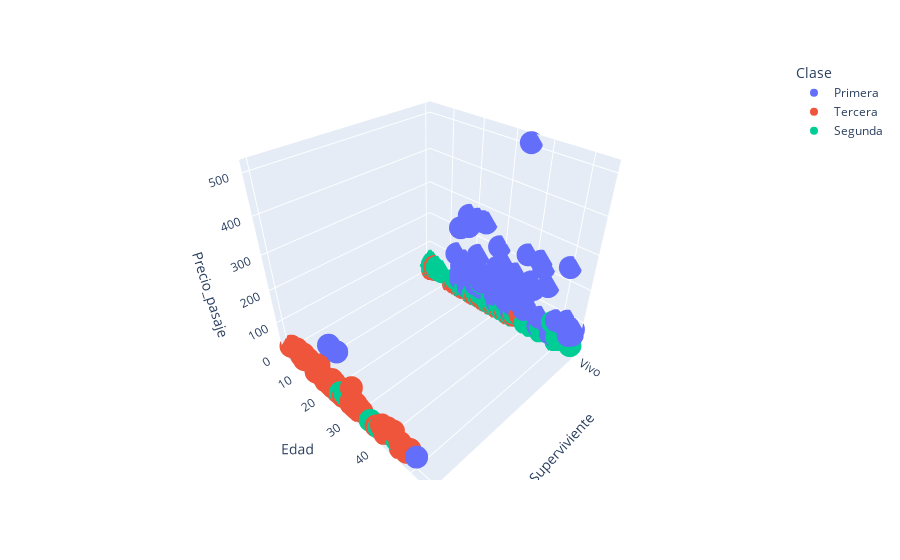

Notebook source saved alongside this figure:
### Markdown cell above
## 2.6 Vamos a comparar los supervivientes hombres y mujeres según los factores edad, clase, precio billete.

### Code cell
#vamos a ver la supervivencia de las mujeres según la edad, clase y precio del billete
fig = px.scatter_3d(female, x='Superviviente', y='Edad', z='Precio_pasaje',
              color='Clase')
fig.show()

### Figure 1 — Plotly figure (JSON) as saved in the notebook; plotly's stock layout.template omitted (floating-point values rounded to 4 significant figures; data arrays with more than 128 entries replaced by an {"elided": "..."} marker saying what was removed)
{"data": [{"hovertemplate": "Clase=Primera<br>Superviviente=%{x}<br>Edad=%{y}<br>Precio_pasaje=%{z}<extra></extra>", "legendgroup": "Primera", "marker": {"color": "#636efa", "symbol": "circle"}, "mode": "markers", "name": "Primera", "scene": "scene", "showlegend": true, "type": "scatter3d", "x": ["Vivo", "Vivo", "Vivo", "Vivo", "Vivo", "Vivo", "Vivo", "Vivo", "Vivo", "Vivo", "Muerto", "Vivo", "Vivo", "Vivo", "Vivo", "Vivo", "Vivo", "Vivo", "Vivo", "Vivo", "Vivo", "Vivo", "Vivo", "Vivo", "Muerto", "Vivo", "Vivo", "Vivo", "Vivo", "Vivo", "Vivo", "Vivo", "Vivo", "Vivo", "Vivo", "Vivo", "Vivo", "Vivo", "Vivo", "Vivo", "Vivo", "Vivo", "Vivo", "Vivo", "Vivo", "Vivo", "Vivo", "Vivo", "Vivo", "Vivo", "Muerto", "Vivo", "Vivo", "Vivo", "Vivo", "Vivo", "Vivo", "Vivo", "Vivo", "Vivo", "Vivo", "Vivo", "Vivo", "Vivo", "Vivo", "Vivo", "Vivo", "Vivo", "Vivo", "Vivo", "Vivo", "Vivo", "Vivo", "Vivo", "Vivo", "Vivo", "Vivo", "Vivo", "Vivo", "Vivo", "Vivo", "Vivo", "Vivo", "Vivo", "Vivo", "Vivo", "Vivo", "Vivo", "Vivo", "Vivo", "Vivo", "Vivo", "Vivo", "Vivo"], "y": [38, 35, 35, 29, 49, 38, 23, 19, 22, 29, 50, 44, 35, 31, 32, 35, 29, 30, 35, 35, 35, 35, 26, 19, 22, 50, 29, 17, 30, 24, 18, 31, 40, 36, 16, 29, 41, 24, 22, 35, 24, 29, 42, 35, 23, 33, 14, 29, 35, 54, 25, 16, 54, 30, 44, 30, 22, 36, 48, 39, 53, 39, 39, 18, 52, 40, 21, 24, 29, 15, 18, 22, 24, 38, 29, 21, 33, 36, 51, 43, 17, 49, 33, 52, 35, 39, 30, 29, 16, 45, 48, 47, 35, 19], "z": [71.28, 53.1, 26.55, 146.5, 76.73, 80, 263, 26.28, 66.6, 55, 28.71, 27.72, 146.5, 113.3, 76.29, 83.48, 79.2, 86.5, 512.3, 153.5, 135.6, 77.96, 78.85, 91.08, 151.6, 247.5, 110.9, 108.9, 56.93, 83.16, 262.4, 164.9, 134.5, 135.6, 57.98, 133.7, 134.5, 263, 55, 75.25, 69.3, 82.17, 227.5, 52, 113.3, 90, 120, 51.86, 90, 78.27, 151.6, 86.5, 59.4, 93.5, 57.98, 106.4, 49.5, 71, 39.6, 79.65, 51.48, 55.9, 110.9, 79.65, 78.27, 153.5, 77.96, 69.3, 52, 211.3, 227.5, 151.6, 49.5, 227.5, 211.3, 262.4, 86.5, 120, 77.96, 211.3, 57, 25.93, 53.1, 93.5, 80, 83.16, 31, 89.1, 39.4, 164.9, 25.93, 52.55, 83.16, 30]}, {"hovertemplate": "Clase=Tercera<br>Superviviente=%{x}<br>Edad=%{y}<br>Precio_pasaje=%{z}<extra></extra>", "legendgroup": "Tercera", "marker": {"color": "#EF553B", "symbol": "circle"}, "mode": "markers", "name": "Tercera", "scene": "scene", "showlegend": true, "type": "scatter3d", "x": {"elided": "144 str values"}, "y": {"elided": "144 int values"}, "z": {"elided": "144 float values"}}, {"hovertemplate": "Clase=Segunda<br>Superviviente=%{x}<br>Edad=%{y}<br>Precio_pasaje=%{z}<extra></extra>", "legendgroup": "Segunda", "marker": {"color": "#00cc96", "symbol": "circle"}, "mode": "markers", "name": "Segunda", "scene": "scene", "showlegend": true, "type": "scatter3d", "x": ["Vivo", "Vivo", "Muerto", "Vivo", "Vivo", "Vivo", "Vivo", "Vivo", "Vivo", "Vivo", "Vivo", "Vivo", "Vivo", "Vivo", "Muerto", "Vivo", "Vivo", "Vivo", "Vivo", "Vivo", "Vivo", "Muerto", "Vivo", "Vivo", "Vivo", "Vivo", "Vivo", "Vivo", "Muerto", "Vivo", "Vivo", "Vivo", "Vivo", "Vivo", "Vivo", "Vivo", "Vivo", "Vivo", "Vivo", "Vivo", "Vivo", "Vivo", "Vivo", "Vivo", "Vivo", "Vivo", "Vivo", "Vivo", "Vivo", "Vivo", "Vivo", "Vivo", "Vivo", "Vivo", "Vivo", "Vivo", "Vivo", "Vivo", "Vivo", "Vivo", "Vivo", "Vivo", "Vivo", "Vivo", "Vivo", "Vivo", "Vivo", "Vivo", "Muerto", "Vivo", "Vivo", "Muerto", "Vivo", "Vivo", "Vivo", "Vivo"], "y": [14, 35, 27, 3, 29, 21, 5, 29, 17, 34, 32, 29, 40, 32, 24, 35, 8, 24, 50, 41, 29, 26, 24, 30, 22, 36, 24, 40, 38, 36, 17, 28, 34, 18, 28, 19, 42, 24, 45, 28, 13, 50, 33, 23, 33, 34, 36, 50, 22, 7, 19, 34, 25, 29, 24, 22, 24, 4, 28, 18, 40, 45, 27, 6, 30, 30, 4, 48, 35, 54, 31, 44, 42, 27, 28, 25], "z": [30.07, 16, 21, 41.58, 26, 10.5, 27.75, 10.5, 10.5, 23, 13, 26, 15.75, 13, 13, 21, 26.25, 14.5, 26, 19.5, 12.35, 26, 26, 12.35, 29, 13, 13, 13, 13, 13, 12, 12.65, 32.5, 13, 26, 26, 26, 18.75, 26.25, 13, 19.5, 10.5, 27.75, 13.79, 26, 10.5, 26, 10.5, 26, 26.25, 26, 13, 30, 33, 27, 41.58, 65, 39, 13, 23, 39, 13.5, 10.5, 33, 21, 13, 23, 65, 10.5, 23, 26.25, 26, 13, 13.86, 24, 26]}], "layout": {"legend": {"title": {"text": "Clase"}, "tracegroupgap": 0}, "margin": {"t": 60}, "scene": {"domain": {"x": [0, 1], "y": [0, 1]}, "xaxis": {"title": {"text": "Superviviente"}}, "yaxis": {"title": {"text": "Edad"}}, "zaxis": {"title": {"text": "Precio_pasaje"}}}}}
